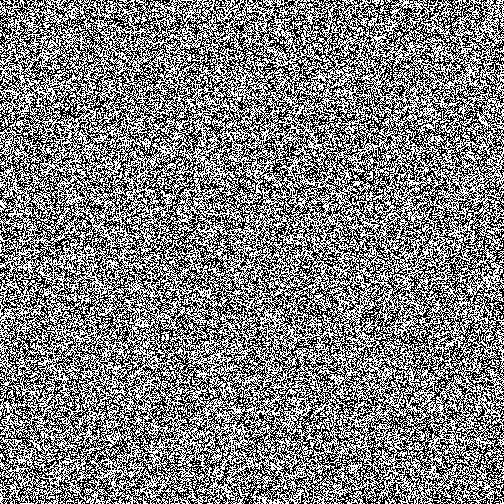
#> input picture crypto/symmetric/pictures/flag.png, 504 x 504 px
$ python solution.py
#> lines starting #> are read from the running program, lines starting #| are printed output that depends on the picture
from PIL import Image, ImageChops

im1 = Image.open("./flag.png")
#> im1 is the input picture: PIL image 504x504 1; 50% white; black in thin lines or dots
im2 = Image.open("./peppers.png")
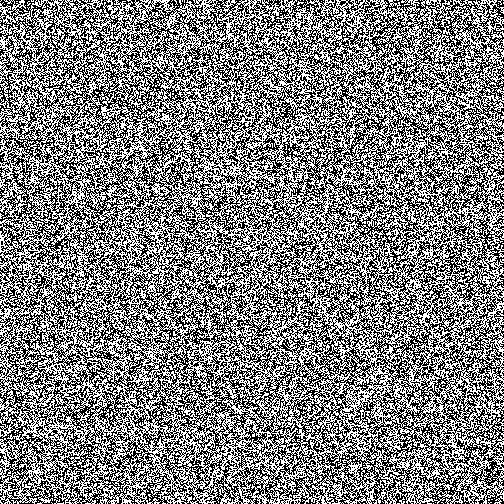
#> input picture crypto/symmetric/pictures/peppers.png, 504 x 504 px
#> im2 is the input picture: PIL image 504x504 1; 50% white in thin lines or dots

res = ImageChops.logical_xor(im1, im2)
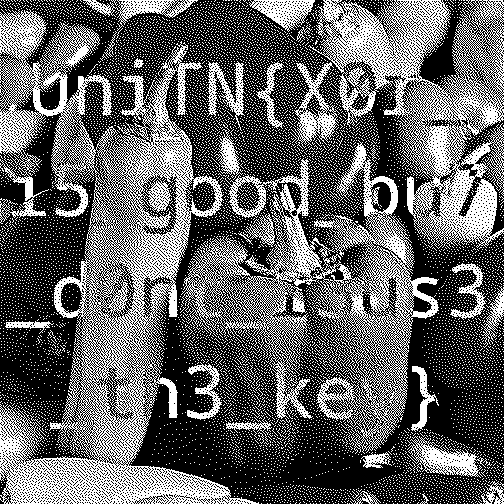
#> res: PIL image 504x504 1; 38.8% white in thin lines or dots
res.save('sol.png')
